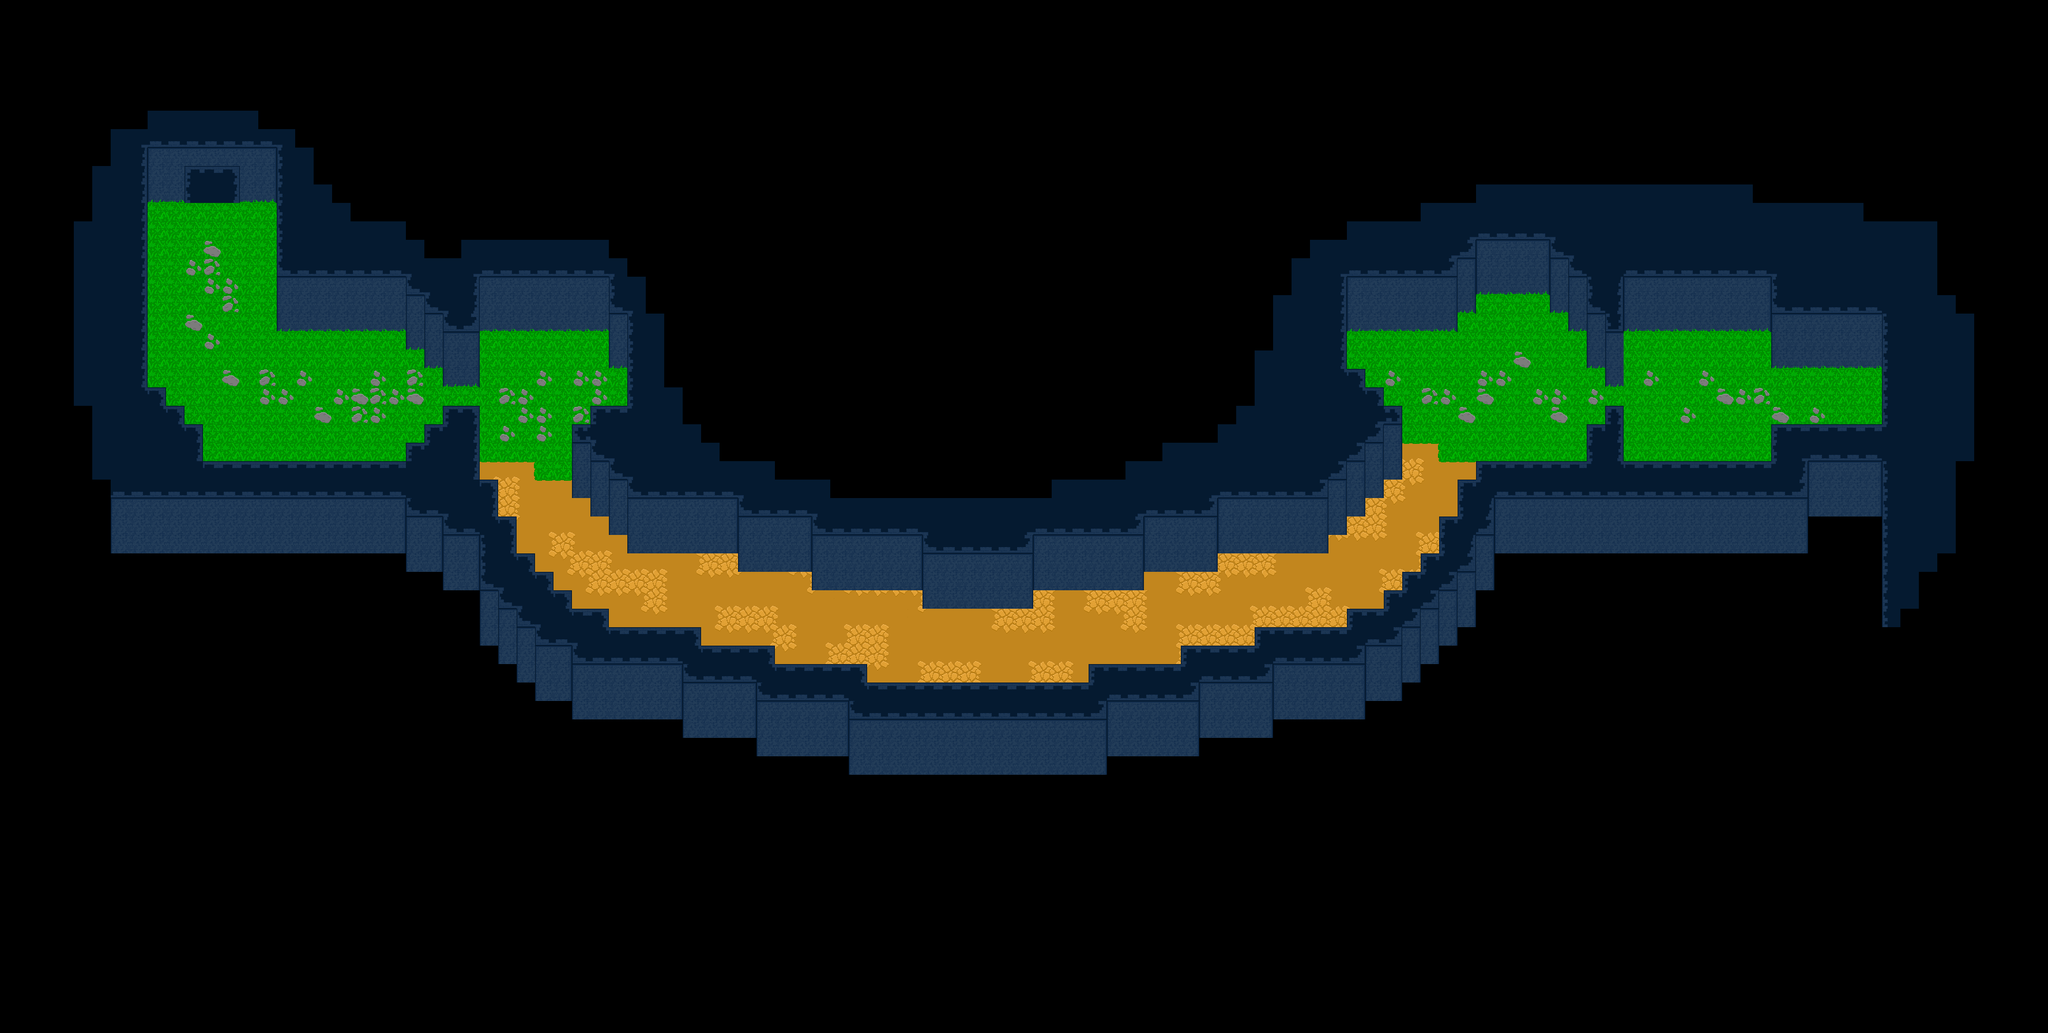

Rendered tile map (Tiled .tmx) drawn with the repository's tilesets; below, a short description and the map source with its tile grids summarised:
An orthogonal 111x56 tile map with 32x32 px tiles, 3 tile layers (grass, decorations, walls), 3 hidden layers not drawn, 2 tilesets and 82 objects (73x wall, 3x combattrigger, 2x player, dummyNPC, RangerNPC, ...).

<map version="1.5" tiledversion="1.7.2" orientation="orthogonal" renderorder="right-down" width="111" height="56" tilewidth="32" tileheight="32" infinite="0" nextlayerid="12" nextobjectid="101">
 <tileset firstgid="1" name="temp" tilewidth="32" tileheight="32" tilecount="64" columns="8">
  <image source="temp.png" trans="ff00ff" width="256" height="256" />
 </tileset>
 <tileset firstgid="65" name="tileset" tilewidth="32" tileheight="32" tilecount="504" columns="24">
  <image source="tileset.png" trans="ff00ff" width="793" height="672" />
 </tileset>
 <layer id="4" name="grass" width="111" height="56">
  <properties>
   <property name="Draw" type="int" value="1" />
  </properties>
  <data>[6216 cells, 621 non-empty, 20 distinct tile ids]</data>
 </layer>
 <layer id="7" name="decorations" width="111" height="56">
  <properties>
   <property name="Draw" type="int" value="1" />
  </properties>
  <data>[6216 cells, 63 non-empty, 5 distinct tile ids]</data>
 </layer>
 <layer id="5" name="walls" width="111" height="56">
  <properties>
   <property name="Draw" type="int" value="1" />
  </properties>
  <data>[6216 cells, 1398 non-empty, 26 distinct tile ids]</data>
 </layer>
 <layer id="3" name="sensors" width="111" height="56" visible="0">
  <data>[6216 cells, 8 non-empty, 3 distinct tile ids]</data>
 </layer>
 <layer id="1" name="map" width="111" height="56" visible="0">
  <data>[6216 cells, 628 non-empty, 1 distinct tile ids]</data>
 </layer>
 <layer id="2" name="entities" width="111" height="56" visible="0">
  <data>[6216 cells, 3 non-empty, 1 distinct tile ids]</data>
 </layer>
 <objectgroup id="8" name="walls">
  <object id="1" name="wall" type="wall" x="256" y="320" width="224" height="32" />
  <object id="2" name="wall" type="wall" x="224" y="256" width="32" height="448" />
  <object id="3" name="wall" type="wall" x="480" y="256" width="32" height="320" />
  <object id="4" name="wall" type="wall" x="256" y="672" width="32" height="32" />
  <object id="5" name="wall" type="wall" x="288" y="704" width="32" height="32" />
  <object id="6" name="wall" type="wall" x="320" y="736" width="32" height="64" />
  <object id="7" name="wall" type="wall" x="352" y="800" width="352" height="32" />
  <object id="9" name="wall" type="wall" x="704" y="768" width="32" height="32" />
  <object id="10" name="wall" type="wall" x="736" y="736" width="32" height="32" />
  <object id="11" name="wall" type="wall" x="768" y="704" width="64" height="32" />
  <object id="12" name="wall" type="wall" x="512" y="544" width="192" height="32" />
  <object id="13" name="wall" type="wall" x="704" y="576" width="32" height="32" />
  <object id="14" name="wall" type="wall" x="736" y="608" width="32" height="32" />
  <object id="15" name="wall" type="wall" x="768" y="640" width="64" height="32" />
  <object id="17" name="wall" type="wall" x="800" y="576" width="32" height="64" />
  <object id="18" name="wall" type="wall" x="832" y="544" width="224" height="32" />
  <object id="19" name="wall" type="wall" x="1056" y="576" width="32" height="64" />
  <object id="21" name="wall" type="wall" x="1088" y="640" width="32" height="64" />
  <object id="22" name="wall" type="wall" x="1024" y="704" width="64" height="32" />
  <object id="23" name="wall" type="wall" x="992" y="736" width="32" height="128" />
  <object id="24" name="wall" type="wall" x="800" y="736" width="32" height="96" />
  <object id="25" name="wall" type="wall" x="832" y="832" width="32" height="64" />
  <object id="26" name="wall" type="wall" x="864" y="896" width="32" height="64" />
  <object id="27" name="wall" type="wall" x="896" y="960" width="32" height="32" />
  <object id="28" name="wall" type="wall" x="928" y="992" width="32" height="32" />
  <object id="29" name="wall" type="wall" x="960" y="1024" width="32" height="32" />
  <object id="30" name="wall" type="wall" x="992" y="1056" width="64" height="32" />
  <object id="31" name="wall" type="wall" x="1056" y="1088" width="160" height="32" />
  <object id="32" name="wall" type="wall" x="1024" y="864" width="32" height="32" />
  <object id="33" name="wall" type="wall" x="1056" y="896" width="32" height="32" />
  <object id="34" name="wall" type="wall" x="1088" y="928" width="192" height="32" />
  <object id="35" name="wall" type="wall" x="1216" y="1120" width="128" height="32" />
  <object id="36" name="wall" type="wall" x="1280" y="960" width="128" height="32" />
  <object id="37" name="wall" type="wall" x="1344" y="1152" width="160" height="32" />
  <object id="38" name="wall" type="wall" x="1408" y="992" width="192" height="32" />
  <object id="39" name="wall" type="wall" x="1504" y="1184" width="384" height="32" />
  <object id="40" name="wall" type="wall" x="1600" y="1024" width="192" height="32" />
  <object id="41" name="wall" type="wall" x="1792" y="992" width="192" height="32" />
  <object id="42" name="wall" type="wall" x="1888" y="1152" width="160" height="32" />
  <object id="43" name="wall" type="wall" x="1984" y="960" width="128" height="32" />
  <object id="44" name="wall" type="wall" x="2048" y="1120" width="128" height="32" />
  <object id="45" name="wall" type="wall" x="2112" y="928" width="192" height="32" />
  <object id="46" name="wall" type="wall" x="2176" y="1088" width="160" height="32" />
  <object id="47" name="wall" type="wall" x="2336" y="1056" width="64" height="32" />
  <object id="48" name="wall" type="wall" x="2304" y="896" width="32" height="32" />
  <object id="49" name="wall" type="wall" x="2336" y="864" width="32" height="32" />
  <object id="50" name="wall" type="wall" x="2400" y="1024" width="32" height="32" />
  <object id="51" name="wall" type="wall" x="2368" y="832" width="32" height="32" />
  <object id="52" name="wall" type="wall" x="2400" y="704" width="32" height="128" />
  <object id="53" name="wall" type="wall" x="2432" y="992" width="32" height="32" />
  <object id="54" name="wall" type="wall" x="2464" y="960" width="32" height="32" />
  <object id="55" name="wall" type="wall" x="2496" y="896" width="32" height="64" />
  <object id="56" name="wall" type="wall" x="2528" y="832" width="32" height="64" />
  <object id="57" name="wall" type="wall" x="2560" y="800" width="192" height="32" />
  <object id="58" name="wall" type="wall" x="2752" y="736" width="32" height="96" />
  <object id="59" name="wall" type="wall" x="2784" y="704" width="32" height="96" />
  <object id="60" name="wall" type="wall" x="2784" y="800" width="288" height="32" />
  <object id="61" name="wall" type="wall" x="3072" y="736" width="32" height="96" />
  <object id="62" name="wall" type="wall" x="3104" y="736" width="160" height="32" />
  <object id="64" name="wall" type="wall" x="2336" y="640" width="32" height="32" />
  <object id="65" name="wall" type="wall" x="2368" y="672" width="32" height="32" />
  <object id="66" name="wall" type="wall" x="2304" y="544" width="32" height="128" />
  <object id="67" name="wall" type="wall" x="2336" y="544" width="192" height="32" />
  <object id="68" name="wall" type="wall" x="2528" y="512" width="32" height="32" />
  <object id="69" name="wall" type="wall" x="2528" y="480" width="192" height="32" />
  <object id="70" name="wall" type="wall" x="2688" y="512" width="32" height="32" />
  <object id="71" name="wall" type="wall" x="2720" y="544" width="32" height="32" />
  <object id="72" name="wall" type="wall" x="2752" y="544" width="32" height="96" />
  <object id="73" name="wall" type="wall" x="2784" y="544" width="32" height="128" />
  <object id="74" name="wall" type="wall" x="2816" y="544" width="256" height="32" />
  <object id="75" name="wall" type="wall" x="3072" y="544" width="32" height="96" />
  </objectgroup>
 <objectgroup id="9" name="entities">
  <!-- 9 objects omitted --></objectgroup>
 <objectgroup id="11" name="sensors">
  <!-- 2 objects omitted --></objectgroup>
</map>
<!-- 11 of 82 objects omitted -->